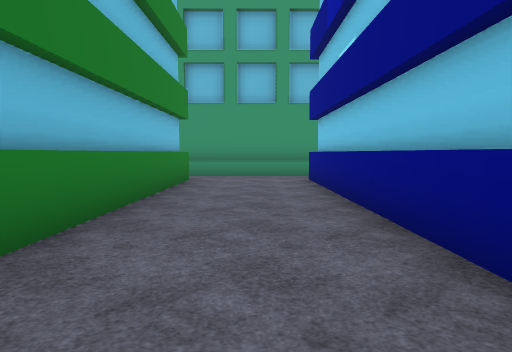
[1] (above)

24 first-person views from a walk through a scene from a Unity 3-D project. The camera is 1.4 m above the floor, tilts 4° down and sees 75° across. The floor is counted in squares, 2 m on a side. Each view is taken from the middle of a square. On the plan, view 1 faces up. The plan holds only what a view shows up to about 10 squares ahead; the rest is blank. The place goes on beyond the plan. Some surface patterns are stand-ins.

[2]
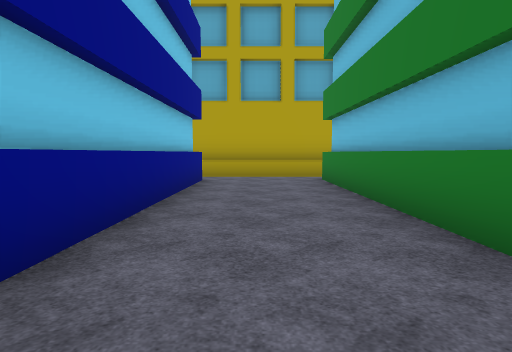

[3]
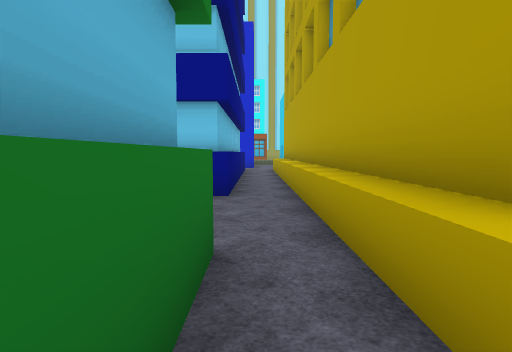

[4]
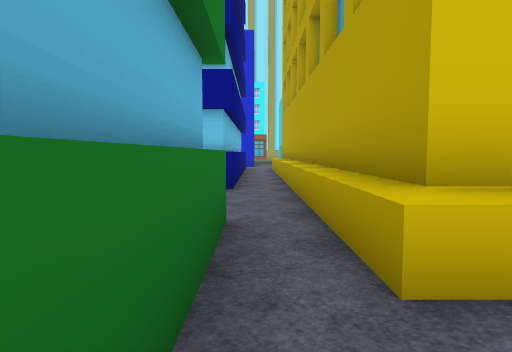

[5]
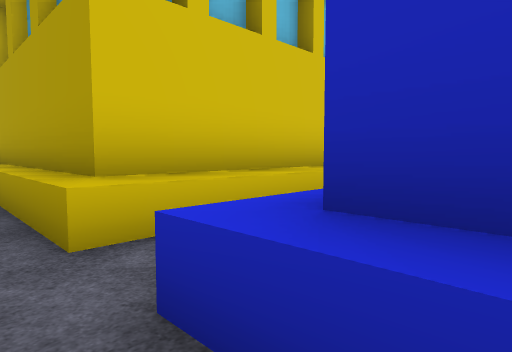

[6]
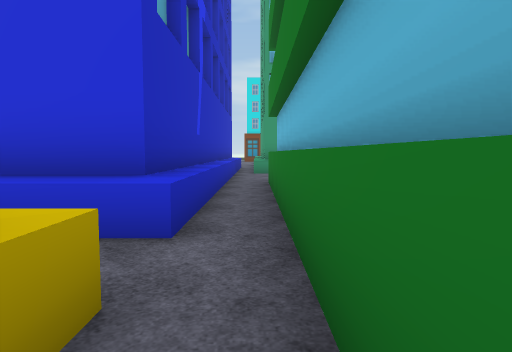

[7]
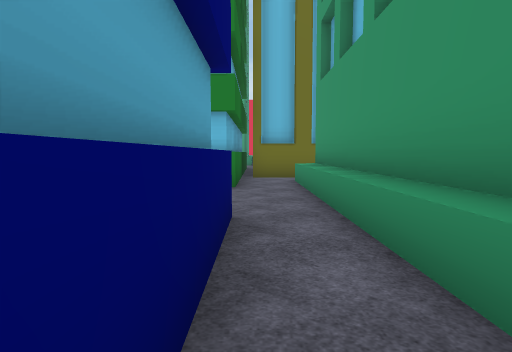

[8]
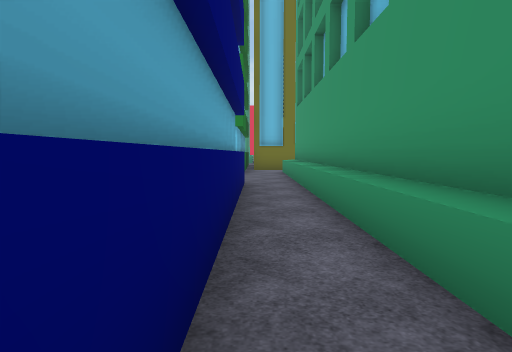

[9]
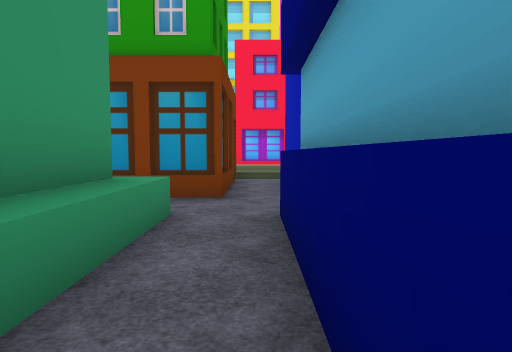

[10]
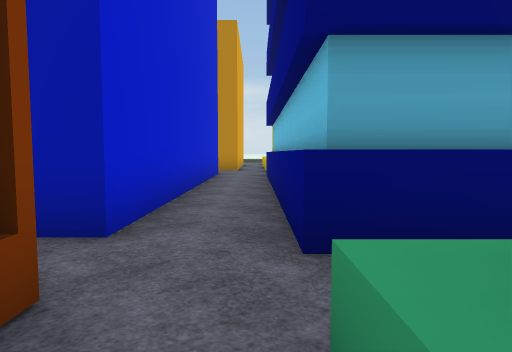

[11]
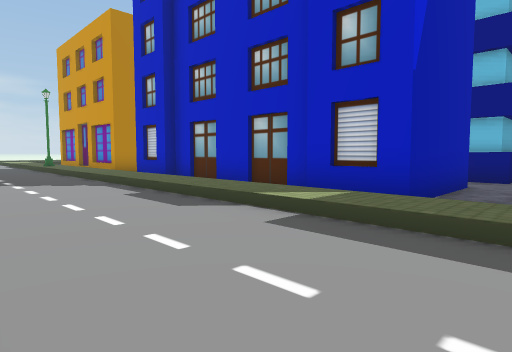

[12]
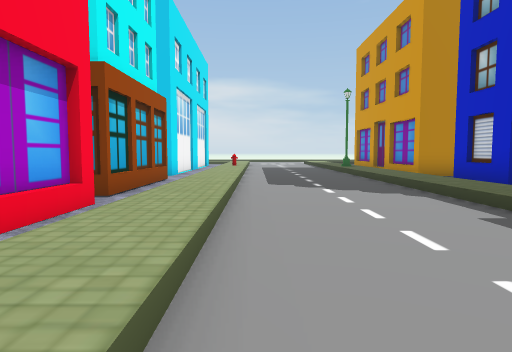

[13]
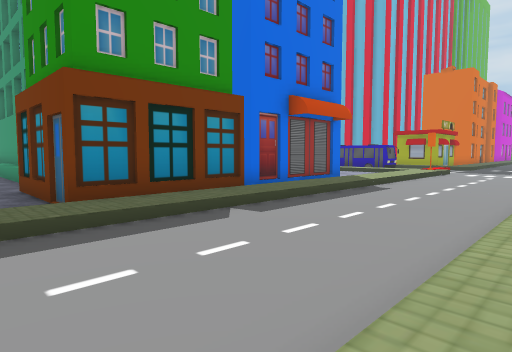

[14]
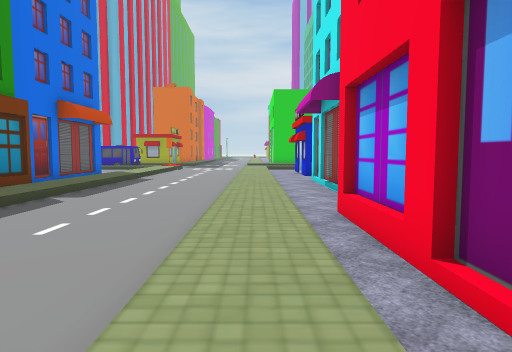

[15]
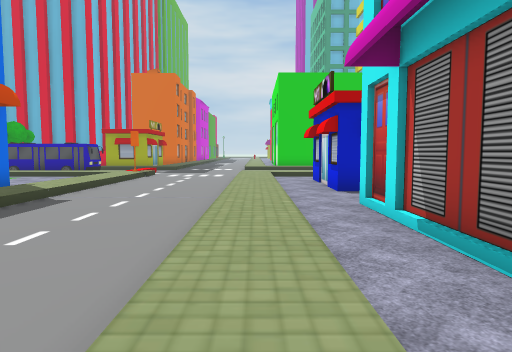

[16]
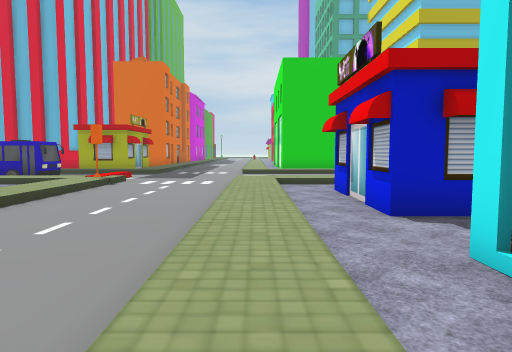

[17]
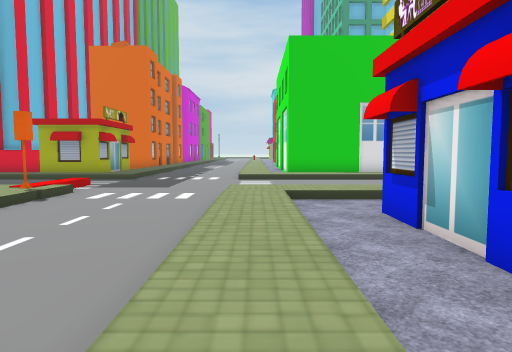

[18]
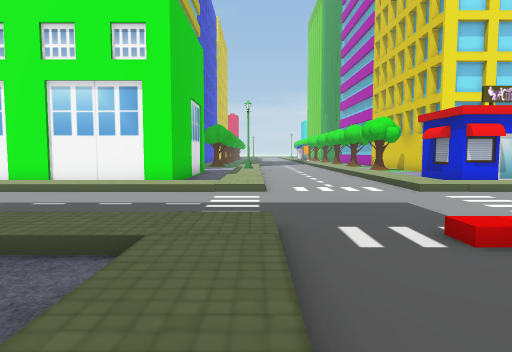

[19]
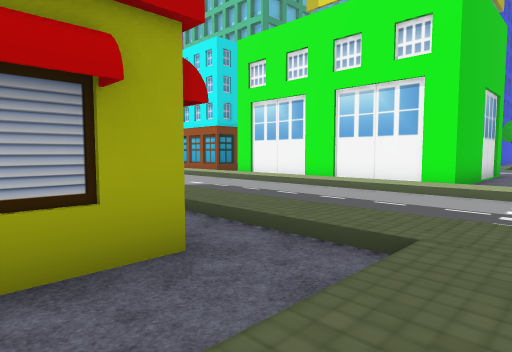

[20]
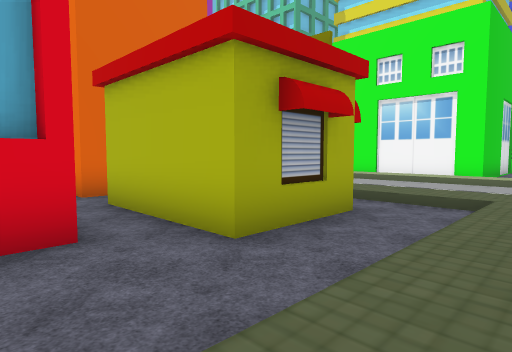

[21]
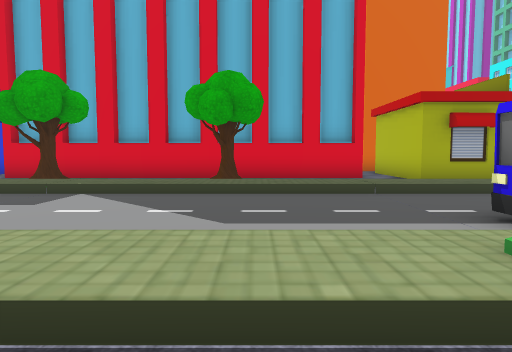

[22]
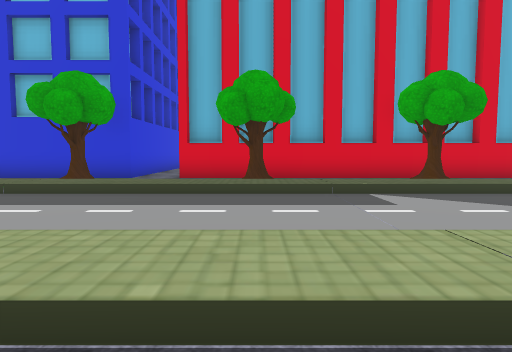

[23]
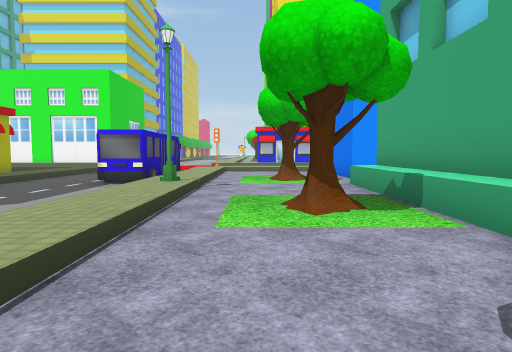

[24]
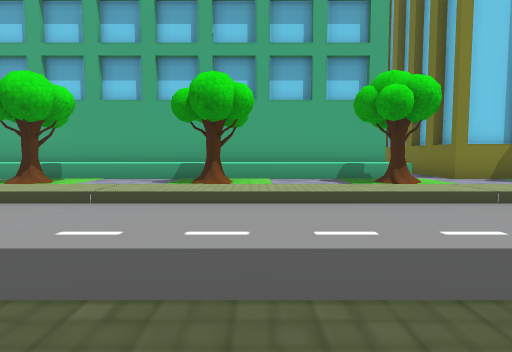

### Floor plan
Key: @ floor where view 1 was taken; # wall or solid block; . main floor; : floor 0.25 m higher than the main floor; / step, stairs or slope; ^ raised ledge; B building; T tree; U bus; S streetlight; O other object.
Columns run from 6 left of view 1 to 24 right of it. Each row starts with its distance up from view 1.
 34                  OOOO  ...  B
 33                  .#   /...: B
 32                  .#  //...: B
 31  ####.###########.# .//...: B
 30  .. ..............##.//...: BBB
 29     T   T   T  ......//...:  ..
 28    ////////////////////...://
 27    ////////////////////...///
 26     ..........................
 25     ................./........
 24     ............UUUU./.......
 23    ::::::::::::S:::::#/...:::
 22    ////////////////////...://
 21         ...........  //...:.#
 20  ...T...T...T....T   //...:.#
 19 ##................   //...:.#
 18  #.^############ ## O//...:.##
 17                      //...:...
 16                      //...:..
 15                      //...:.O
 14                      //...:.#
 13                     B//...:.#
 12                     B//...:.
 11  #              .B  B//...:.
 10  #.^^^^^^^^^^^^^.BBBB//...:.#
  9  #...................//...:.#
  8  ####...########..OOO//...:.#
  7     #...#      #..O O//...:/#
  6     #...#      #..O O//...:/#
  5     #...#      #..O O//...:.#
  4     #...#      #..O O//...:.#
  3     #...#      #..O O//...:.
  2     #...#      #..O O//...:.B
  1 #####...#####  #..O O//...:.B
  0 ......@......       O//...:.B
 -1 #^.^#########        //...:.B
 -2  # #               ##//...:.
 -3  # #                        BBB

Positions as (right, up) in squares from view 1, and headings:
1: (0, 0), facing up
2: (0, 9), facing down
3: (-4, 0), facing right
4: (-5, 0), facing right
5: (-6, 0), facing down-right
6: (-2, 0), facing left
7: (5, 9), facing left
8: (9, 9), facing left
9: (6, 9), facing right
10: (10, 11), facing down
11: (19, 10), facing down-left
12: (19, 8), facing down
13: (20, 8), facing up-left
14: (20, 5), facing up
15: (20, 10), facing up
16: (20, 13), facing up
17: (20, 16), facing up
18: (12, 27), facing right
19: (12, 27), facing up-right
20: (9, 27), facing up-right
21: (7, 21), facing up
22: (2, 21), facing up
23: (2, 21), facing right
24: (1, 28), facing down
